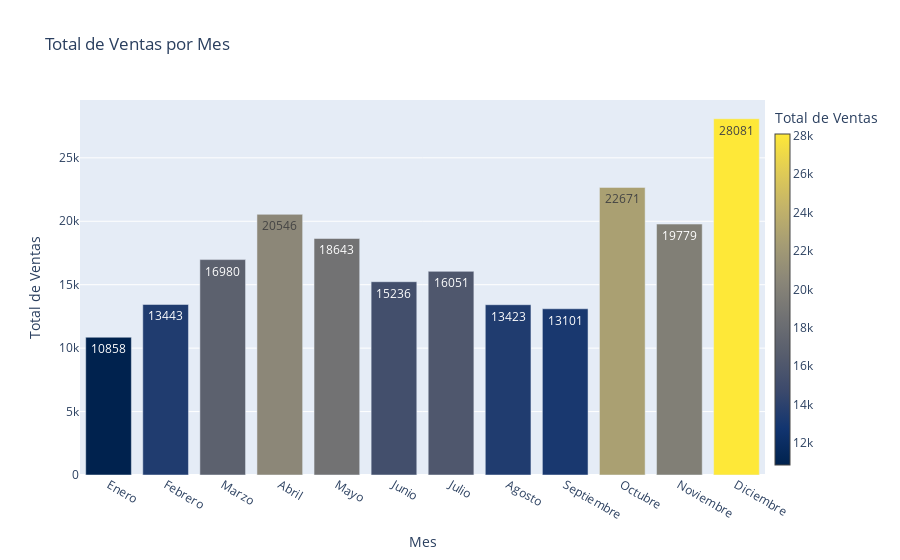

Write notebook code for a chart like this one.
### Code cell
fig.show()

### Figure 1 — Plotly figure (JSON) as saved in the notebook; plotly's stock layout.template omitted (floating-point values rounded to 4 significant figures)
{"data": [{"marker": {"color": [10858, 13443, 16980, 20546, 18643, 15236, 16051, 13423, 13101, 22671, 19779, 28081], "colorbar": {"thickness": 15, "title": {"text": "Total de Ventas"}, "x": 1}, "colorscale": [[0, "#00224e"], [0.1111, "#123570"], [0.2222, "#3b496c"], [0.3333, "#575d6d"], [0.4444, "#707173"], [0.5556, "#8a8678"], [0.6667, "#a59c74"], [0.7778, "#c3b369"], [0.8889, "#e1cc55"], [1, "#fee838"]]}, "text": ["10858", "13443", "16980", "20546", "18643", "15236", "16051", "13423", "13101", "22671", "19779", "28081"], "textposition": "auto", "type": "bar", "x": ["Enero", "Febrero", "Marzo", "Abril", "Mayo", "Junio", "Julio", "Agosto", "Septiembre", "Octubre", "Noviembre", "Diciembre"], "y": [10858, 13443, 16980, 20546, 18643, 15236, 16051, 13423, 13101, 22671, 19779, 28081]}], "layout": {"title": {"text": "Total de Ventas por Mes"}, "xaxis": {"title": {"text": "Mes"}}, "yaxis": {"title": {"text": "Total de Ventas"}}}}
